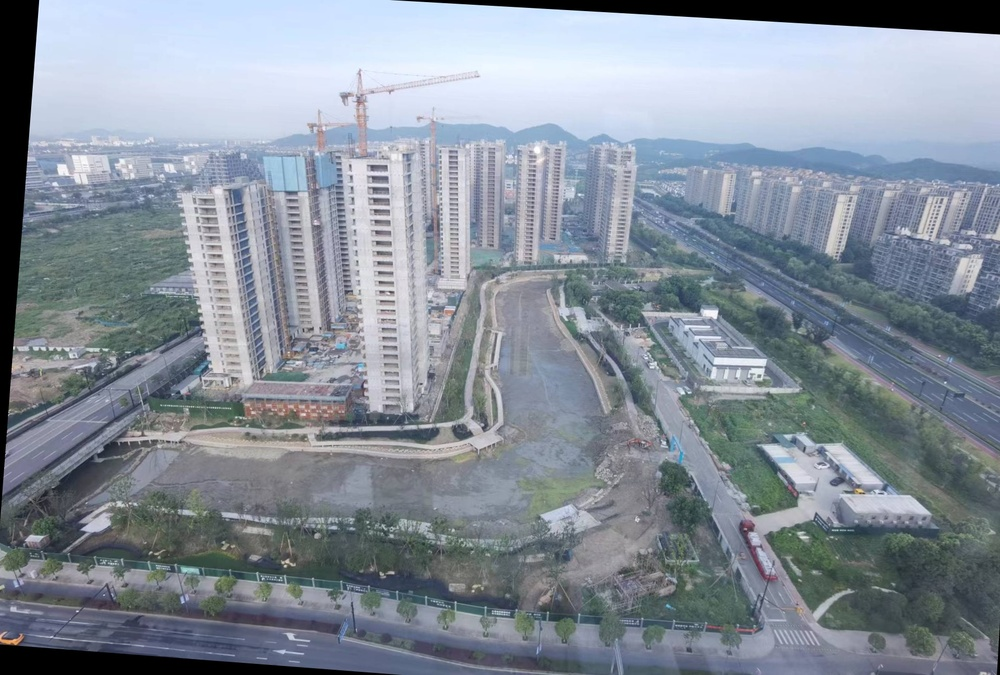
#> input picture reg_images/registered_img2.jpg, 1000 x 675 px, shrunk from 1896 x 1280 before the run, found by its file name
$ python img_fus.py   (older library calls are emulated)
#> lines starting #> are read from the running program, lines starting #| are printed output that depends on the picture
#> further down, img_reg is the input picture: shape (675, 1000, 3); mean B, G, R 152.7, 141.6, 132.5
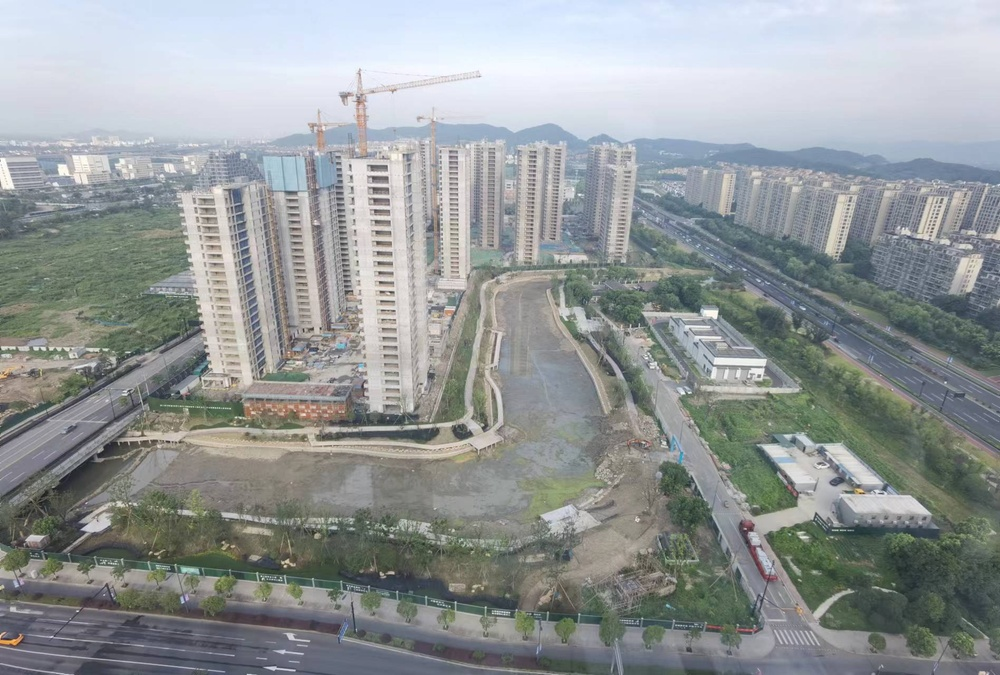
#> input picture raw_images/img1.jpg, 1000 x 675 px, shrunk from 1896 x 1280 before the run, found by its file name
#> further down, img_std is the input picture: shape (675, 1000, 3); mean B, G, R 152.1, 151.5, 146.5
import cv2


def fuse_image(img_reg, img_std):

    h_reg, w_reg = img_reg.shape[:2]
    h_std, w_std = img_std.shape[:2]

    if h_reg != h_std or w_reg != w_std:
        return None

    img_fus = img_std.copy()
    for j in range(img_std.shape[0]):
        for i in range(img_std.shape[1]):
            img_fus[j][i] = img_std[j][i]/2 + img_reg[j][i]/2

    cv2.imshow('img_reg', img_reg)
    cv2.waitKey(0)

    cv2.imshow('img_std', img_std)
    cv2.waitKey(0)

    cv2.imshow('img_fus', img_fus)
    cv2.waitKey(0)
    return img_fus


def fuse_image_texture(img_reg, img_std):

    h_reg, w_reg = img_reg.shape[:2]
#> h_reg = 675; w_reg = 1000
    h_std, w_std = img_std.shape[:2]
#> h_std = 675; w_std = 1000

    if h_reg != h_std or w_reg != w_std:
        return None

    img_reg_gray = img_reg.copy()
    img_reg_gray = cv2.cvtColor(img_reg_gray, cv2.COLOR_BGR2GRAY)
    x_reg = cv2.Sobel(img_reg_gray, cv2.CV_16S, 1, 0)
    y_reg = cv2.Sobel(img_reg_gray, cv2.CV_16S, 0, 1)
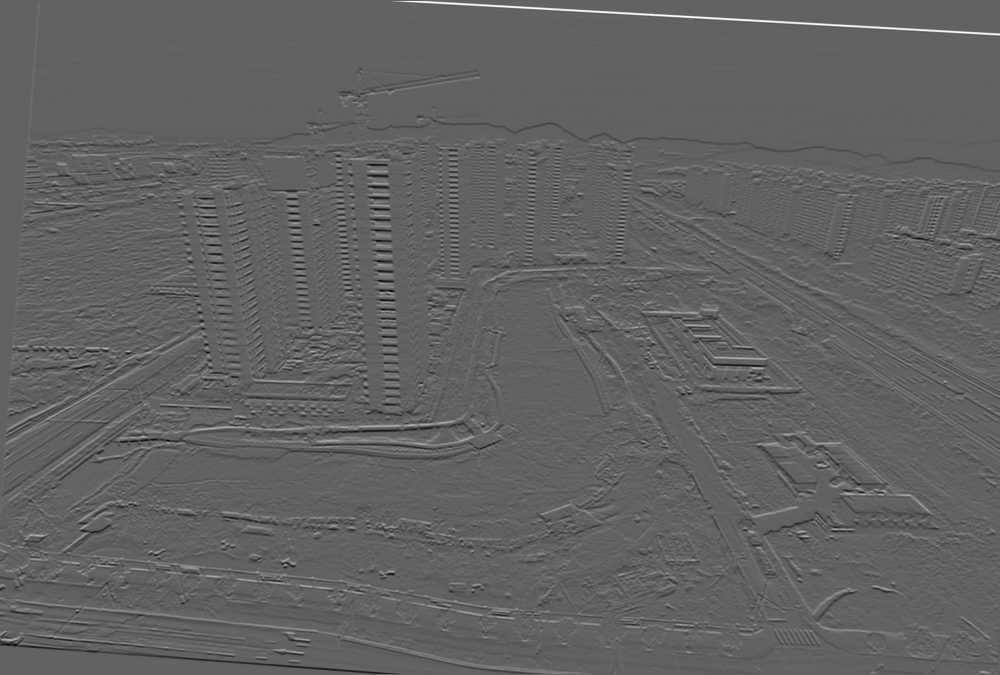
#> y_reg: shape (675, 1000) int16; min -613, max 972, mean -0.2; drawn with min black and max white
    absX_reg = cv2.convertScaleAbs(x_reg)  # 转回uint8
    absY_reg = cv2.convertScaleAbs(y_reg)
    img_reg_tGry = cv2.addWeighted(absX_reg, 0.5, absY_reg, 0.5, 0)
    cv2.imshow("img_reg_tGry", img_reg_tGry)
    cv2.waitKey(0)

    img_reg_tGreen = img_reg.copy()
    for j in range(img_reg_tGreen.shape[0]):
        for i in range(img_reg_tGreen.shape[1]):
            img_reg_tGreen[j][i][0] = 0
            gray_val = img_reg_tGry[j][i]
            if gray_val > 110:
                img_reg_tGreen[j][i][1] = gray_val
            else:
                img_reg_tGreen[j][i][1] = 0
            img_reg_tGreen[j][i][2] = 0
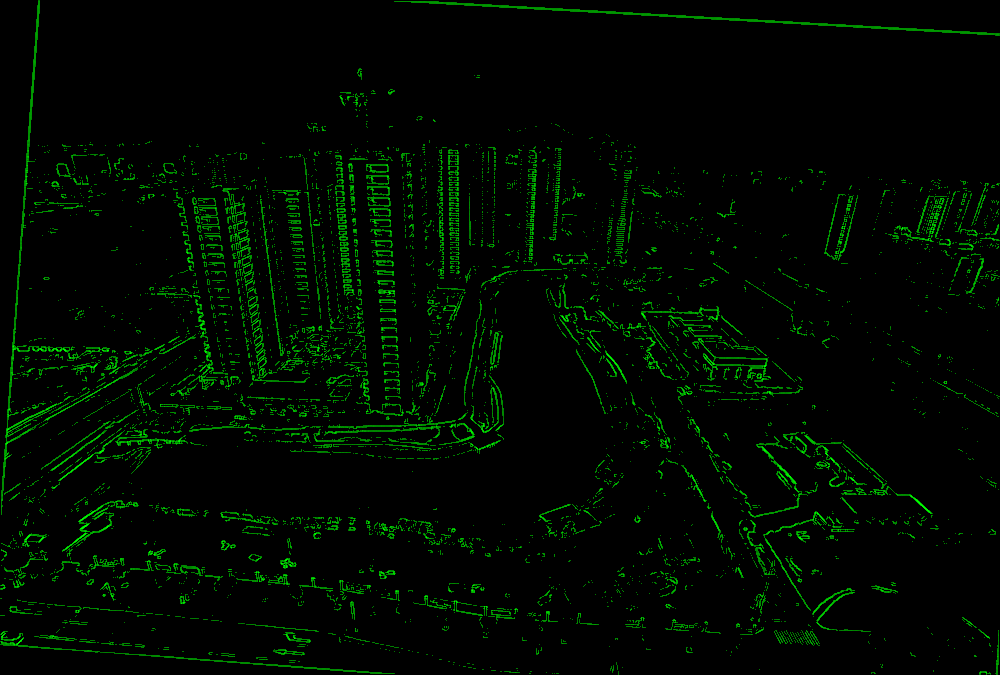
#> img_reg_tGreen: shape (675, 1000, 3); mean B, G, R 0, 9.4, 0
    cv2.imshow("img_reg_tGreen", img_reg_tGreen)
    cv2.waitKey(0)

    img_std_gray = img_std.copy()
    img_std_gray = cv2.cvtColor(img_std_gray, cv2.COLOR_BGR2GRAY)
    x_std = cv2.Sobel(img_std_gray, cv2.CV_16S, 1, 0)
    y_std = cv2.Sobel(img_std_gray, cv2.CV_16S, 0, 1)
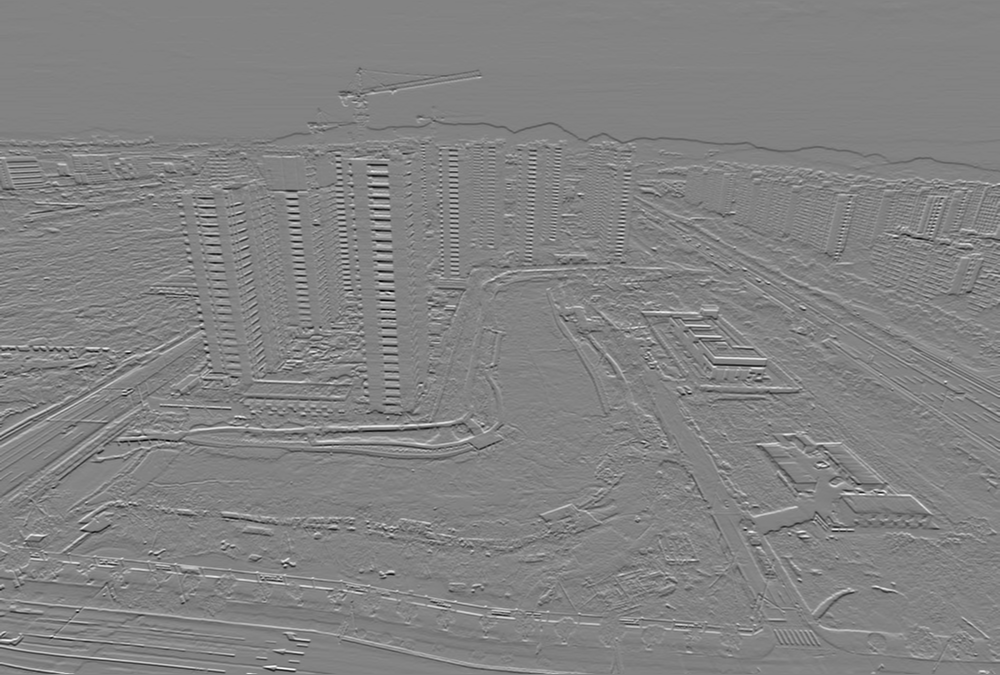
#> y_std: shape (675, 1000) int16; min -602, max 569, mean -1.5; drawn with min black and max white
    absX_std = cv2.convertScaleAbs(x_std)  # 转回uint8
    absY_std = cv2.convertScaleAbs(y_std)
    img_std_tGry = cv2.addWeighted(absX_std, 0.5, absY_std, 0.5, 0)
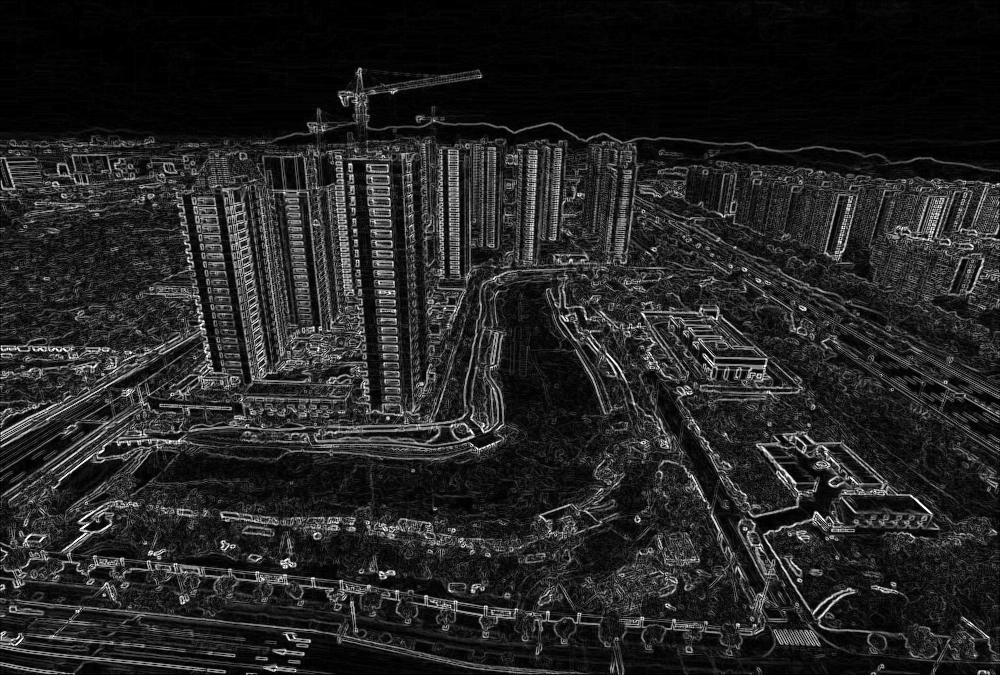
#> img_std_tGry: shape (675, 1000); min 0, max 255, mean 35.6
    cv2.imshow("img_std_tGry", img_std_tGry)
    cv2.waitKey(0)

    img_std_tRed = img_std.copy()
    for j in range(img_std_tRed.shape[0]):
        for i in range(img_std_tRed.shape[1]):
            img_std_tRed[j][i][0] = 0
            img_std_tRed[j][i][1] = 0
            gray_val = img_std_tGry[j][i]
            if gray_val > 110:
                img_std_tRed[j][i][2] = gray_val
            else:
                img_std_tRed[j][i][2] = 0
    cv2.imshow("img_std_tRed", img_std_tRed)
    cv2.waitKey(0)

    img_tGreenRed = img_std_tRed + img_reg_tGreen
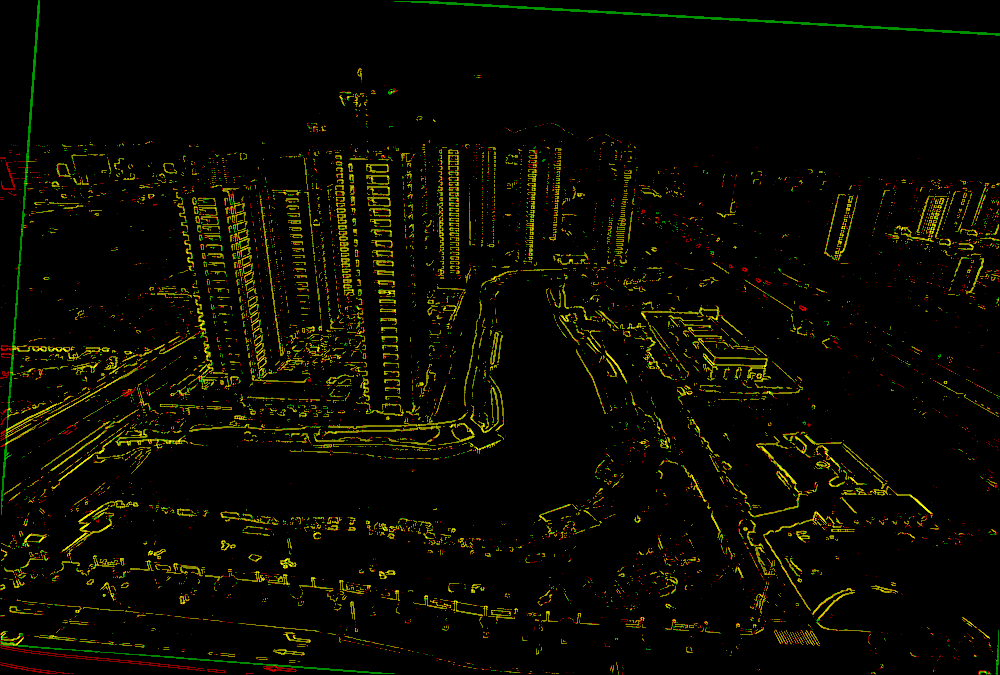
#> img_tGreenRed: shape (675, 1000, 3); mean B, G, R 0, 9.4, 9.9
    cv2.imshow("img_tGreenRed", img_tGreenRed)
    cv2.waitKey(0)

    cv2.destroyAllWindows()


img_reg = cv2.imread('/Users/wangxinyi/Desktop/ImageRegistration/reg_images/registered_img2.jpg')
img_std = cv2.imread('/Users/wangxinyi/Desktop/ImageRegistration/raw_images/img1.jpg')

# fuse_image(img_reg, img_std)
fuse_image_texture(img_reg, img_std)
